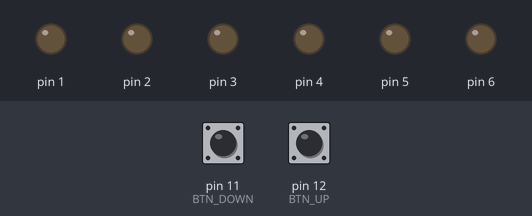
Recording of a sketch running on a simulated Arduino Uno, built with avr-gcc and run on an emulated ATmega328P. Parts: output pins drawn as LEDs (lit = HIGH). The inputs (shaded band) are chosen by the test bench; at power-on: pin 12 (BTN_UP) HIGH, pin 11 (BTN_DOWN) HIGH.

Above: at 1.2 s.
1.3 s: pin 12 (BTN_UP) pulled LOW for 1 s
At 3.2 s:
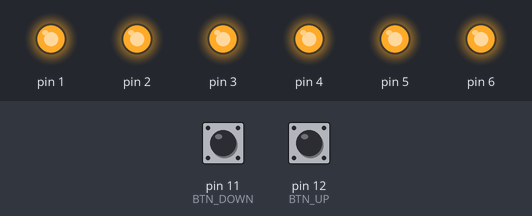
4.3 s: pin 11 (BTN_DOWN) pulled LOW for 0.15 s
At 5.5 s:
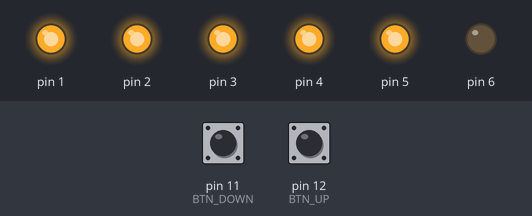
5.9 s: pin 11 (BTN_DOWN) pulled LOW for 1 s
At 7.7 s:
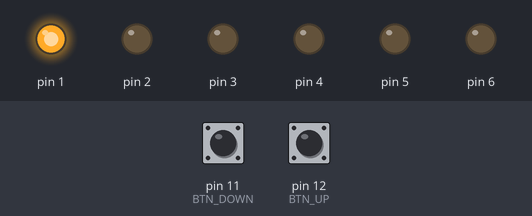
Timing chart, 0 to 9.2 s (numbered marks = the images above; inputs shaded):
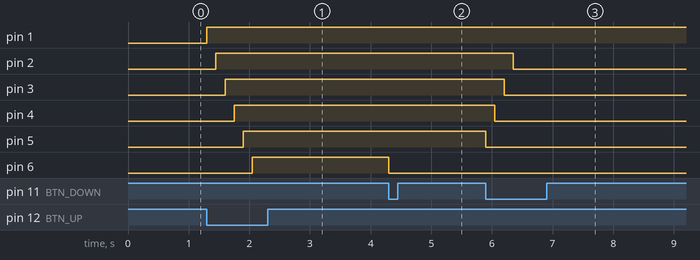

Measured:
- after the input at 1.3 s, pin 1: LOW → HIGH at once; pin 2: LOW → HIGH after 0.15 s; pin 3: LOW → HIGH after 0.30 s; pin 4: LOW → HIGH after 0.45 s; pin 5: LOW → HIGH after 0.60 s
- after the input at 4.3 s, pin 6: HIGH → LOW at once
- after the input at 5.9 s, pin 2: HIGH → LOW after 0.45 s; pin 3: HIGH → LOW after 0.30 s; pin 4: HIGH → LOW after 0.15 s; pin 5: HIGH → LOW at once

The sketch:

codigosecuencial.ino
```cpp
#include <LCD_I2C.h>

// C++ code
//CODIGO SECUENCIAL PARA ENCENCEDER LAS 6 LUCES

byte pin=0;


#define BTN_UP 12

#define  BTN_DOWN 11

void setup()
{
  pinMode(1, OUTPUT);
  pinMode(2, OUTPUT);
  pinMode(3, OUTPUT);
  pinMode(4, OUTPUT);
  pinMode(5, OUTPUT);
  pinMode(6, OUTPUT);
  pinMode(BTN_UP,INPUT_PULLUP);
  pinMode(BTN_DOWN,INPUT_PULLUP);
}

void loop()

{


  if ( digitalRead(BTN_UP) == LOW &&  pin <6) // SI APRETO BTN_UP Y ADEMAS PIN ES MENOR QUE 6

      {
        pin++; // INCREMENTO UNA UNIDAD
        digitalWrite(pin, HIGH);
    	  delay(150);
      }

  if ( digitalRead(BTN_DOWN) == LOW && pin>1) // SI APRETO BTN_UP Y ADEMAS PIN ES MAYOR QUE 1

      { digitalWrite(pin, LOW);
        pin--; // DECREMENTO UNA UNIDAD
        delay(150);
      }


}
  
```
